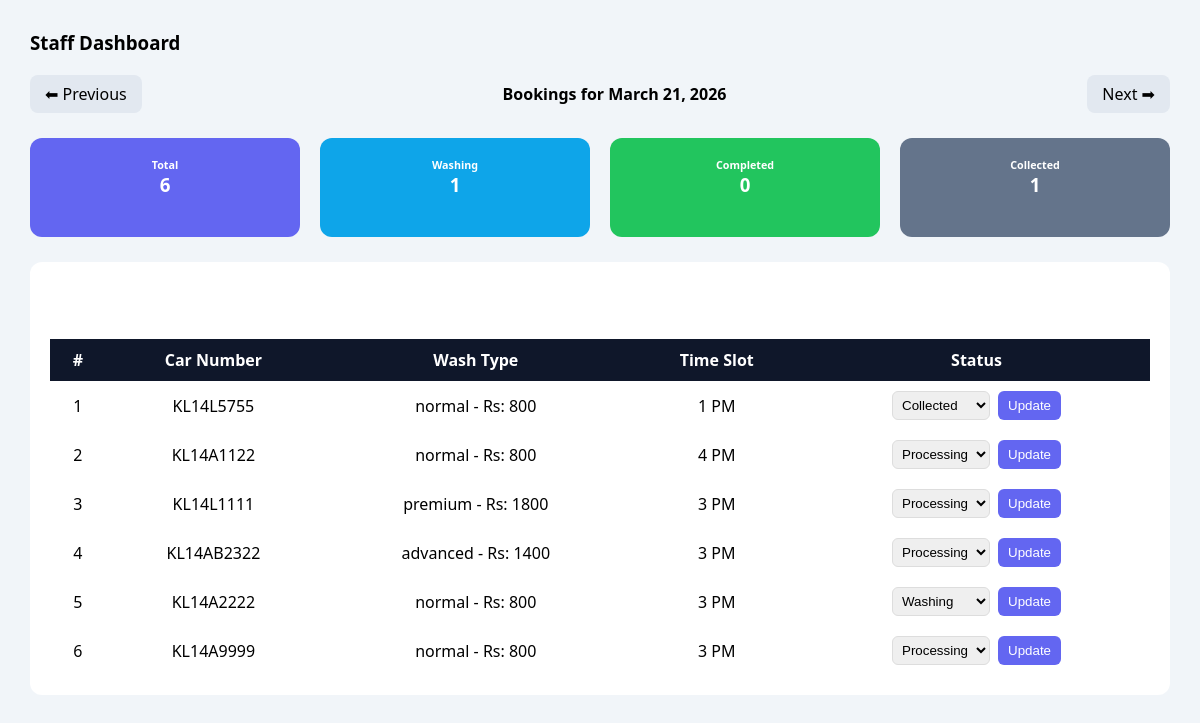
Page /admin-dashboard/?day=-1 (signed in) on the committed database.
### booking/models.py (models this page shows, shortened)
class Booking(models.Model):
    STATUS_CHOICES = [
    ("pending", "Processing"),
    ("washing", "Washing"),
    ("completed", "Completed"),
    ("collected", "Car Collected"),
]
    status = models.CharField(max_length=20, choices=STATUS_CHOICES, default="pending")
    name = models.CharField(max_length=100)
    phone = models.CharField(
        max_length=15,
        validators=[RegexValidator(r"^[0-9+()-]+$")],
        blank=True,
        null=True
    )
    email = models.EmailField(blank=True, null=True)
    car_number = models.CharField(max_length=15)
    date = models.DateField()
    time_slot = models.ForeignKey(TimeSlot, on_delete=models.PROTECT)
    wash_type = models.ForeignKey(WashType, on_delete=models.PROTECT)
    status = models.CharField(max_length=20, choices=STATUS_CHOICES, default="pending")
    created_at = models.DateTimeField(auto_now_add=True)

class WashType(models.Model):
    name = models.CharField(max_length=100)
    description = models.TextField(blank=True)

class TimeSlot(models.Model):
    label = models.CharField(max_length=20)    # Example: "10:00 AM"
    order = models.PositiveIntegerField(default=0)
    class Meta:
        ordering = ["order"]

### booking/views.py (the view)
# urls.py: path("admin-dashboard/", views.admin_dashboard, name="admin_dashboard"),
@staff_member_required
def admin_dashboard(request):
    day_offset = request.GET.get("day", "0")
    try:
        day_offset = int(day_offset)
    except ValueError:
        day_offset = 0
    today = date.today()
    selected_date = today + timedelta(days=day_offset)
    bookings = Booking.objects.filter(date=selected_date).order_by("time_slot")
    context = {
        "selected_date": selected_date,
        "day_offset": day_offset,
        "is_today": selected_date == today,   # ✅ GUARANTEED BOOLEAN
        "total_count": bookings.count(),
        "processing_count": bookings.filter(status="pending").count(),
        "washing_count": bookings.filter(status="washing").count(),
        "completed_count": bookings.filter(status="completed").count(),
        "collected_count": bookings.filter(status="collected").count(),
        "bookings": bookings,
    }
    return render(request, "booking/admin_dashboard.html", context)

### booking/templates/booking/admin_dashboard.html (shortened to what this page needs)
{% extends "booking/base.html" %}
{% block content %}
<div class="admin-page">
    <h3>Staff Dashboard</h3>
    <div class="admin-nav">
        <a href="?day={{ day_offset|add:'-1' }}">⬅ Previous</a>
        <h4>
            {% if is_today %}
                Today ({{ selected_date }})
            {% else %}
                Bookings for {{ selected_date }}
            {% endif %}
        </h4>
        <a href="?day={{ day_offset|add:'1' }}">Next ➡</a>
    </div>
    <div class="stats">
        <div class="stat-card total">
            <h6>Total</h6>
            <h3>{{ total_count }}</h3>
        </div>
        <div class="stat-card washing">
            <h6>Washing</h6>
            <h3>{{ washing_count }}</h3>
        </div>
        <div class="stat-card completed">
            <h6>Completed</h6>
            <h3>{{ completed_count }}</h3>
        </div>
        <div class="stat-card collected">
            <h6>Collected</h6>
            <h3>{{ collected_count }}</h3>
        </div>
    </div>
    <div class="admin-card">
        <h5>Bookings</h5>
        {% if bookings %}
        <table class="admin-table">
            <thead>
                <tr>
                    <th>#</th>
                    <th>Car Number</th>
                    <th>Wash Type</th>
                    <th>Time Slot</th>
                    <th>Status</th>
                </tr>
            </thead>
            <tbody>
                {% for b in bookings %}
                <tr>
                    <td>{{ forloop.counter }}</td>
                    <td>{{ b.car_number }}</td>
                    <td>{{ b.wash_type.name }}</td>
                    <td>{{ b.time_slot.label }}</td>
                    <td>
                        <form method="post" action="{% url 'update_booking_status' %}" class="status-form">
                            <select name="status">
                                <option value="pending" {% if b.status == "pending" %}selected{% endif %}>Processing</option>
                                <option value="washing" {% if b.status == "washing" %}selected{% endif %}>Washing</option>
                                <option value="collected" {% if b.status == "collected" %}selected{% endif %}>Collected</option>
                            </select>
                            <button>Update</button>
                        </form>
                    </td>
                </tr>
                {% endfor %}
            </tbody>
        </table>
        {% else %}
            <p class="empty">No bookings for this date.</p>
        {% endif %}
    </div>
</div>
{% endblock %}

### booking/static/booking/css/style.css (style rules this page uses)
* { margin: 0; padding: 0; box-sizing: border-box; }
html { overflow-y: scroll; }
body { background-color: #f8f8f8; }
::placeholder { color: red; opacity: 0.7; }
h5 { margin: 0; font-size: 35px; color: white; }
input, select { padding: 10px; border-radius: 8px; border: 1px solid #ddd; transition: 0.2s; }
.admin-page { padding: 30px; background: #f1f5f9; min-height: 100vh; font-family: 'Segoe UI', sans-serif; }
.admin-page h3 { margin-bottom: 20px; }
.admin-nav { display: flex; justify-content: space-between; align-items: center; margin-bottom: 25px; }
.admin-nav a { background: #e2e8f0; padding: 8px 15px; border-radius: 8px; text-decoration: none; color: black; }
.stats { display: flex; gap: 20px; margin-bottom: 25px; }
.stat-card { flex: 1; padding: 20px; border-radius: 12px; color: white; text-align: center; }
.stat-card.total { background: #6366f1; }
.stat-card.washing { background: #0ea5e9; }
.stat-card.completed { background: #22c55e; }
.stat-card.collected { background: #64748b; }
.admin-card { background: white; padding: 20px; border-radius: 12px; }
.admin-table { width: 100%; border-collapse: collapse; margin-top: 10px; }
.admin-table th { background: #0f172a; color: white; padding: 10px; }
.admin-table td { padding: 10px; text-align: center; }
.status-form { display: flex; gap: 8px; justify-content: center; }
.status-form select { padding: 5px; border-radius: 6px; }
.status-form button { background: #6366f1; color: white; border: none; padding: 5px 10px; border-radius: 6px; cursor: pointer; }

### rows in the picture
Booking: car_number "KL14L5755", wash_type.name "normal - Rs: 800", time_slot.label "1 PM", status "Collected"
Booking: car_number "KL14A1122", wash_type.name "normal - Rs: 800", time_slot.label "4 PM", status "Processing"
Booking: car_number "KL14L1111", wash_type.name "premium - Rs: 1800", time_slot.label "3 PM", status "Processing"
Booking: car_number "KL14AB2322", wash_type.name "advanced - Rs: 1400", time_slot.label "3 PM", status "Processing"
Booking: car_number "KL14A2222", wash_type.name "normal - Rs: 800", time_slot.label "3 PM", status "Washing"
Booking: car_number "KL14A9999", wash_type.name "normal - Rs: 800", time_slot.label "3 PM", status "Processing"

### other values in the picture
{{ total_count }} "6"
{{ washing_count }} "1"
{{ completed_count }} "0"
{{ collected_count }} "1"
